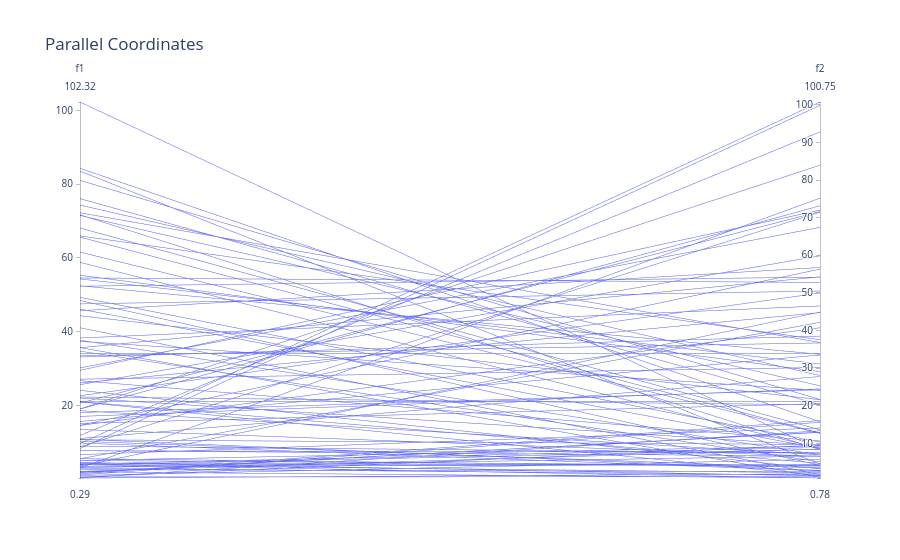

The notebook cell this image was saved under:
### Markdown cell above
## Parallel Coordinates - Objective Space - 2 Variables and 2 Objective functions

### Code cell
parallel = px.parallel_coordinates(
            df1,
            dimensions=["f1", "f2"],
            labels={"df1[f1]": "f1", "df1[f2]": "f2"},
            title="Parallel Coordinates",
        )
parallel.show()
